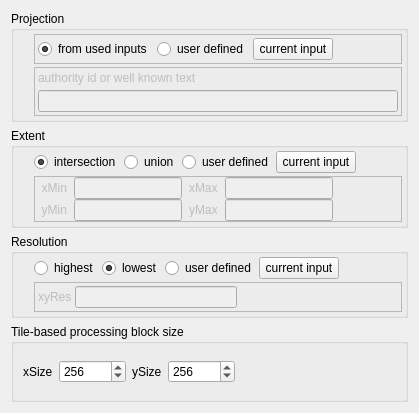
               <widget class="QWidget" name="scrollAreaWidgetContents">
                <property name="geometry">
                 <rect>
                  <x>0</x>
                  <y>0</y>
                  <width>419</width>
                  <height>413</height>
                 </rect>
                </property>
                <layout class="QVBoxLayout" name="verticalLayout_4">
                 <item>
                  <widget class="QGroupBox" name="groupBox_5">
                   <property name="enabled">
                    <bool>true</bool>
                   </property>
                   <property name="title">
                    <string>Projection</string>
                   </property>
                   <property name="flat">
                    <bool>true</bool>
                   </property>
                   <layout class="QVBoxLayout" name="verticalLayout_7">
                    <property name="spacing">
                     <number>3</number>
                    </property>
                    <property name="leftMargin">
                     <number>20</number>
                    </property>
                    <property name="topMargin">
                     <number>3</number>
                    </property>
                    <property name="rightMargin">
                     <number>3</number>
                    </property>
                    <property name="bottomMargin">
                     <number>3</number>
                    </property>
                    <item>
                     <layout class="QHBoxLayout" name="horizontalLayout_10">
                      <item>
                       <widget class="QFrame" name="x">
                        <property name="frameShape">
                         <enum>QFrame::StyledPanel</enum>
                        </property>
                        <property name="frameShadow">
                         <enum>QFrame::Raised</enum>
                        </property>
                        <property name="lineWidth">
                         <number>0</number>
                        </property>
                        <layout class="QHBoxLayout" name="horizontalLayout_2">
                         <property name="spacing">
                          <number>5</number>
                         </property>
                         <property name="margin">
                          <number>3</number>
                         </property>
                         <item>
                          <widget class="QRadioButton" name="uiProjectionFromUsedInputs">
                           <property name="toolTip">
                            <string>&lt;html&gt;&lt;head/&gt;&lt;body&gt;&lt;p&gt;set projection from input rasters (only valid if all rasters share the same projection)&lt;/p&gt;&lt;/body&gt;&lt;/html&gt;</string>
                           </property>
                           <property name="text">
                            <string>from used inputs</string>
                           </property>
                           <property name="checked">
                            <bool>true</bool>
                           </property>
                          </widget>
                         </item>
                         <item>
                          <widget class="QRadioButton" name="uiProjectionUser">
                           <property name="text">
                            <string>user defined</string>
                           </property>
                          </widget>
                         </item>
                         <item>
                          <widget class="QPushButton" name="uiProjectionFromSelectedInput">
                           <property name="text">
                            <string>current input</string>
                           </property>
                          </widget>
                         </item>
                         <item>
                          <spacer name="horizontalSpacer_13">
                           <property name="orientation">
                            <enum>Qt::Horizontal</enum>
                           </property>
                           <property name="sizeHint" stdset="0">
                            <size>
                             <width>40</width>
                             <height>20</height>
                            </size>
                           </property>
                          </spacer>
                         </item>
                        </layout>
                       </widget>
                      </item>
                     </layout>
                    </item>
                    <item>
                     <widget class="QFrame" name="uiProjectionBox">
                      <property name="enabled">
                       <bool>false</bool>
                      </property>
                      <property name="frameShape">
                       <enum>QFrame::StyledPanel</enum>
                      </property>
                      <property name="frameShadow">
                       <enum>QFrame::Raised</enum>
                      </property>
                      <property name="lineWidth">
                       <number>0</number>
                      </property>
                      <layout class="QVBoxLayout" name="verticalLayout_11">
                       <property name="spacing">
                        <number>5</number>
                       </property>
                       <property name="margin">
                        <number>3</number>
                       </property>
                       <item>
                        <widget class="QLabel" name="label_6">
                         <property name="toolTip">
                          <string>&lt;html&gt;&lt;head/&gt;&lt;body&gt;&lt;p&gt;set projection via &lt;span style=&quot; font-weight:600;&quot;&gt;authority id&lt;br/&gt;&lt;/span&gt;e.g. &lt;span style=&quot; font-style:italic;&quot;&gt;EPSG:3857&lt;/span&gt;&lt;/p&gt;&lt;p&gt;or via &lt;span style=&quot; font-weight:600;&quot;&gt;well known text&lt;/span&gt; string&lt;br/&gt;e.g. &lt;span style=&quot; font-style:italic;&quot;&gt;PROJCS[&amp;quot;WGS 84 / Pseudo-Mercator&amp;quot;, GEOGCS[&amp;quot;WGS 84&amp;quot;, DATUM[&amp;quot;WGS_1984&amp;quot;, SPHEROID[&amp;quot;WGS 84&amp;quot;,6378137,298.257223563, AUTHORITY[&amp;quot;EPSG&amp;quot;,&amp;quot;7030&amp;quot;]], AUTHORITY[&amp;quot;EPSG&amp;quot;,&amp;quot;6326&amp;quot;]], PRIMEM[&amp;quot;Greenwich&amp;quot;,0, AUTHORITY[&amp;quot;EPSG&amp;quot;,&amp;quot;8901&amp;quot;]], UNIT[&amp;quot;degree&amp;quot;,0.0174532925199433, AUTHORITY[&amp;quot;EPSG&amp;quot;,&amp;quot;9122&amp;quot;]], AUTHORITY[&amp;quot;EPSG&amp;quot;,&amp;quot;4326&amp;quot;]], PROJECTION[&amp;quot;Mercator_1SP&amp;quot;], PARAMETER[&amp;quot;central_meridian&amp;quot;,0], PARAMETER[&amp;quot;scale_factor&amp;quot;,1], PARAMETER[&amp;quot;false_easting&amp;quot;,0], PARAMETER[&amp;quot;false_northing&amp;quot;,0], UNIT[&amp;quot;metre&amp;quot;,1, AUTHORITY[&amp;quot;EPSG&amp;quot;,&amp;quot;9001&amp;quot;]], AXIS[&amp;quot;X&amp;quot;,EAST], AXIS[&amp;quot;Y&amp;quot;,NORTH], EXTENSION[&amp;quot;PROJ4&amp;quot;,&amp;quot;+proj=merc +a=6378137 +b=6378137 +lat_ts=0.0 +lon_0=0.0 +x_0=0.0 +y_0=0 +k=1.0 +units=m +nadgrids=@null +wktext +no_defs&amp;quot;], AUTHORITY[&amp;quot;EPSG&amp;quot;,&amp;quot;3857&amp;quot;]]'&lt;/span&gt;&lt;/p&gt;&lt;/body&gt;&lt;/html&gt;</string>
                         </property>
                         <property name="text">
                          <string>authority id or well known text</string>
                         </property>
                        </widget>
                       </item>
                       <item>
                        <widget class="QLineEdit" name="uiProjection">
                         <property name="text">
                          <string/>
                         </property>
                        </widget>
                       </item>
                      </layout>
                     </widget>
                    </item>
                   </layout>
                  </widget>
                 </item>
                 <item>
                  <widget class="QGroupBox" name="groupBox_10">
                   <property name="title">
                    <string>Extent</string>
                   </property>
                   <property name="flat">
                    <bool>true</bool>
                   </property>
                   <layout class="QVBoxLayout" name="verticalLayout_8">
                    <property name="spacing">
                     <number>3</number>
                    </property>
                    <property name="leftMargin">
                     <number>20</number>
                    </property>
                    <property name="topMargin">
                     <number>3</number>
                    </property>
                    <property name="rightMargin">
                     <number>3</number>
                    </property>
                    <property name="bottomMargin">
                     <number>3</number>
                    </property>
                    <item>
                     <layout class="QHBoxLayout" name="horizontalLayout_11">
                      <item>
                       <widget class="QRadioButton" name="uiExtentIntersection">
                        <property name="toolTip">
                         <string>derive extent from the intersection of all input raster extents</string>
                        </property>
                        <property name="text">
                         <string>intersection</string>
                        </property>
                        <property name="checked">
                         <bool>true</bool>
                        </property>
                       </widget>
                      </item>
                      <item>
                       <widget class="QRadioButton" name="uiExtentUnion">
                        <property name="toolTip">
                         <string>derive extent from the union of all input raster extents</string>
                        </property>
                        <property name="text">
                         <string>union</string>
                        </property>
                       </widget>
                      </item>
                      <item>
                       <widget class="QRadioButton" name="uiExtentUser">
                        <property name="text">
                         <string>user defined</string>
                        </property>
                       </widget>
                      </item>
                      <item>
                       <widget class="QPushButton" name="uiExtentFromSelectedInput">
                        <property name="toolTip">
                         <string>&lt;html&gt;&lt;head/&gt;&lt;body&gt;&lt;p&gt;set projection from input rasters (only valid if all rasters share the same projection)&lt;/p&gt;&lt;/body&gt;&lt;/html&gt;</string>
                        </property>
                        <property name="text">
                         <string>current input</string>
                        </property>
                        <property name="checked">
                         <bool>false</bool>
                        </property>
                       </widget>
                      </item>
                      <item>
                       <spacer name="horizontalSpacer_8">
                        <property name="orientation">
                         <enum>Qt::Horizontal</enum>
                        </property>
                        <property name="sizeHint" stdset="0">
                         <size>
                          <width>40</width>
                          <height>20</height>
                         </size>
                        </property>
                       </spacer>
                      </item>
                     </layout>
                    </item>
                    <item>
                     <widget class="QFrame" name="uiExtentBox">
                      <property name="enabled">
                       <bool>false</bool>
                      </property>
                      <property name="frameShape">
                       <enum>QFrame::StyledPanel</enum>
                      </property>
                      <property name="frameShadow">
                       <enum>QFrame::Raised</enum>
                      </property>
                      <property name="lineWidth">
                       <number>0</number>
                      </property>
                      <layout class="QGridLayout" name="gridLayout">
                       <property name="leftMargin">
                        <number>0</number>
                       </property>
                       <property name="topMargin">
                        <number>0</number>
                       </property>
                       <property name="bottomMargin">
                        <number>0</number>
                       </property>
                       <property name="horizontalSpacing">
                        <number>7</number>
                       </property>
                       <property name="verticalSpacing">
                        <number>0</number>
                       </property>
                       <item row="0" column="0">
                        <widget class="QLabel" name="label_4">
                         <property name="text">
                          <string>  xMin</string>
                         </property>
                        </widget>
                       </item>
                       <item row="0" column="1">
                        <widget class="QLineEdit" name="uiExtentXMin">
                         <property name="enabled">
                          <bool>false</bool>
                         </property>
                        </widget>
                       </item>
                       <item row="0" column="2">
                        <widget class="QLabel" name="label_5">
                         <property name="text">
                          <string>xMax</string>
                         </property>
                        </widget>
                       </item>
                       <item row="0" column="3">
                        <widget class="QLineEdit" name="uiExtentXMax">
                         <property name="enabled">
                          <bool>false</bool>
                         </property>
                        </widget>
                       </item>
                       <item row="0" column="4">
                        <spacer name="horizontalSpacer_10">
                         <property name="orientation">
                          <enum>Qt::Horizontal</enum>
                         </property>
                         <property name="sizeHint" stdset="0">
                          <size>
                           <width>51</width>
                           <height>20</height>
                          </size>
                         </property>
                        </spacer>
                       </item>
                       <item row="1" column="0">
                        <widget class="QLabel" name="label_9">
                         <property name="text">
                          <string>  yMin</string>
                         </property>
                        </widget>
                       </item>
                       <item row="1" column="1">
                        <widget class="QLineEdit" name="uiExtentYMin">
                         <property name="enabled">
                          <bool>false</bool>
                         </property>
                        </widget>
                       </item>
                       <item row="1" column="2">
                        <widget class="QLabel" name="label_10">
                         <property name="text">
                          <string>yMax</string>
                         </property>
                        </widget>
                       </item>
                       <item row="1" column="3">
                        <widget class="QLineEdit" name="uiExtentYMax">
                         <property name="enabled">
                          <bool>false</bool>
                         </property>
                        </widget>
                       </item>
                       <item row="1" column="4">
                        <spacer name="horizontalSpacer_12">
                         <property name="orientation">
                          <enum>Qt::Horizontal</enum>
                         </property>
                         <property name="sizeHint" stdset="0">
                          <size>
                           <width>51</width>
                           <height>20</height>
                          </size>
                         </property>
                        </spacer>
                       </item>
                      </layout>
                     </widget>
                    </item>
                   </layout>
                  </widget>
                 </item>
                 <item>
                  <widget class="QGroupBox" name="groupBox_11">
                   <property name="title">
                    <string>Resolution</string>
                   </property>
                   <property name="flat">
                    <bool>true</bool>
                   </property>
                   <property name="checkable">
                    <bool>false</bool>
                   </property>
                   <layout class="QVBoxLayout" name="verticalLayout_9">
                    <property name="spacing">
                     <number>3</number>
                    </property>
                    <property name="leftMargin">
                     <number>20</number>
                    </property>
                    <property name="topMargin">
                     <number>3</number>
                    </property>
                    <property name="rightMargin">
                     <number>3</number>
                    </property>
                    <property name="bottomMargin">
                     <number>3</number>
                    </property>
                    <item>
                     <layout class="QHBoxLayout" name="horizontalLayout_12">
                      <item>
                       <widget class="QRadioButton" name="uiResolutionHighest">
                        <property name="toolTip">
                         <string>set resolution to the highest (i.e. most detailed) resolution of all input rasters</string>
                        </property>
                        <property name="text">
                         <string>highest</string>
                        </property>
                       </widget>
                      </item>
                      <item>
                       <widget class="QRadioButton" name="uiResolutionLowest">
                        <property name="toolTip">
                         <string>set resolution to the lowest (i.e. coarsest) resolution of all input rasters</string>
                        </property>
                        <property name="text">
                         <string>lowest</string>
                        </property>
                        <property name="checked">
                         <bool>true</bool>
                        </property>
                       </widget>
                      </item>
                      <item>
                       <widget class="QRadioButton" name="uiResolutionUser">
                        <property name="text">
                         <string>user defined</string>
                        </property>
                       </widget>
                      </item>
                      <item>
                       <widget class="QPushButton" name="uiResolutionFromSelectedInput">
                        <property name="toolTip">
                         <string>&lt;html&gt;&lt;head/&gt;&lt;body&gt;&lt;p&gt;set projection from input rasters (only valid if all rasters share the same projection)&lt;/p&gt;&lt;/body&gt;&lt;/html&gt;</string>
                        </property>
                        <property name="text">
                         <string>current input</string>
                        </property>
                        <property name="checked">
                         <bool>false</bool>
                        </property>
                       </widget>
                      </item>
                      <item>
                       <spacer name="horizontalSpacer_9">
                        <property name="orientation">
                         <enum>Qt::Horizontal</enum>
                        </property>
                        <property name="sizeHint" stdset="0">
                         <size>
                          <width>28</width>
                          <height>19</height>
                         </size>
                        </property>
                       </spacer>
                      </item>
                     </layout>
                    </item>
                    <item>
                     <widget class="QFrame" name="uiResolutionBox">
                      <property name="enabled">
                       <bool>false</bool>
                      </property>
                      <property name="frameShape">
                       <enum>QFrame::StyledPanel</enum>
                      </property>
                      <property name="frameShadow">
                       <enum>QFrame::Raised</enum>
                      </property>
                      <property name="lineWidth">
                       <number>0</number>
                      </property>
                      <layout class="QHBoxLayout" name="horizontalLayout_14">
                       <property name="spacing">
                        <number>3</number>
                       </property>
                       <property name="margin">
                        <number>3</number>
                       </property>
                       <item>
                        <widget class="QLabel" name="label_11">
                         <property name="text">
                          <string>xyRes</string>
                         </property>
                        </widget>
                       </item>
                       <item>
                        <widget class="QLineEdit" name="uiResolution">
                         <property name="text">
                          <string/>
                         </property>
                        </widget>
                       </item>
                       <item>
                        <spacer name="horizontalSpacer_14">
                         <property name="orientation">
                          <enum>Qt::Horizontal</enum>
                         </property>
                         <property name="sizeHint" stdset="0">
                          <size>
                           <width>28</width>
                           <height>19</height>
                          </size>
                         </property>
                        </spacer>
                       </item>
                      </layout>
                     </widget>
                    </item>
                   </layout>
                  </widget>
                 </item>
                 <item>
                  <widget class="QGroupBox" name="groupBox_12">
                   <property name="title">
                    <string>Tile-based processing block size</string>
                   </property>
                   <property name="flat">
                    <bool>true</bool>
                   </property>
                   <layout class="QVBoxLayout" name="verticalLayout_10">
                    <item>
                     <layout class="QHBoxLayout" name="horizontalLayout_7">
                      <item>
                       <widget class="QLabel" name="label_8">
                        <property name="text">
                         <string>xSize</string>
                        </property>
                       </widget>
                      </item>
                      <item>
                       <widget class="QSpinBox" name="uiWindowXSize">
                        <property name="minimum">
                         <number>1</number>
                        </property>
                        <property name="maximum">
                         <number>999999999</number>
                        </property>
                        <property name="value">
                         <number>256</number>
                        </property>
                       </widget>
                      </item>
                      <item>
                       <widget class="QLabel" name="label_12">
                        <property name="text">
                         <string>ySize</string>
                        </property>
                       </widget>
                      </item>
                      <item>
                       <widget class="QSpinBox" name="uiWindowYSize">
                        <property name="minimum">
                         <number>1</number>
                        </property>
                        <property name="maximum">
                         <number>999999999</number>
                        </property>
                        <property name="value">
                         <number>256</number>
                        </property>
                       </widget>
                      </item>
                      <item>
                       <spacer name="horizontalSpacer_15">
                        <property name="orientation">
                         <enum>Qt::Horizontal</enum>
                        </property>
                        <property name="sizeHint" stdset="0">
                         <size>
                          <width>63</width>
                          <height>17</height>
                         </size>
                        </property>
                       </spacer>
                      </item>
                     </layout>
                    </item>
                   </layout>
                  </widget>
                 </item>
                </layout>
               </widget>
